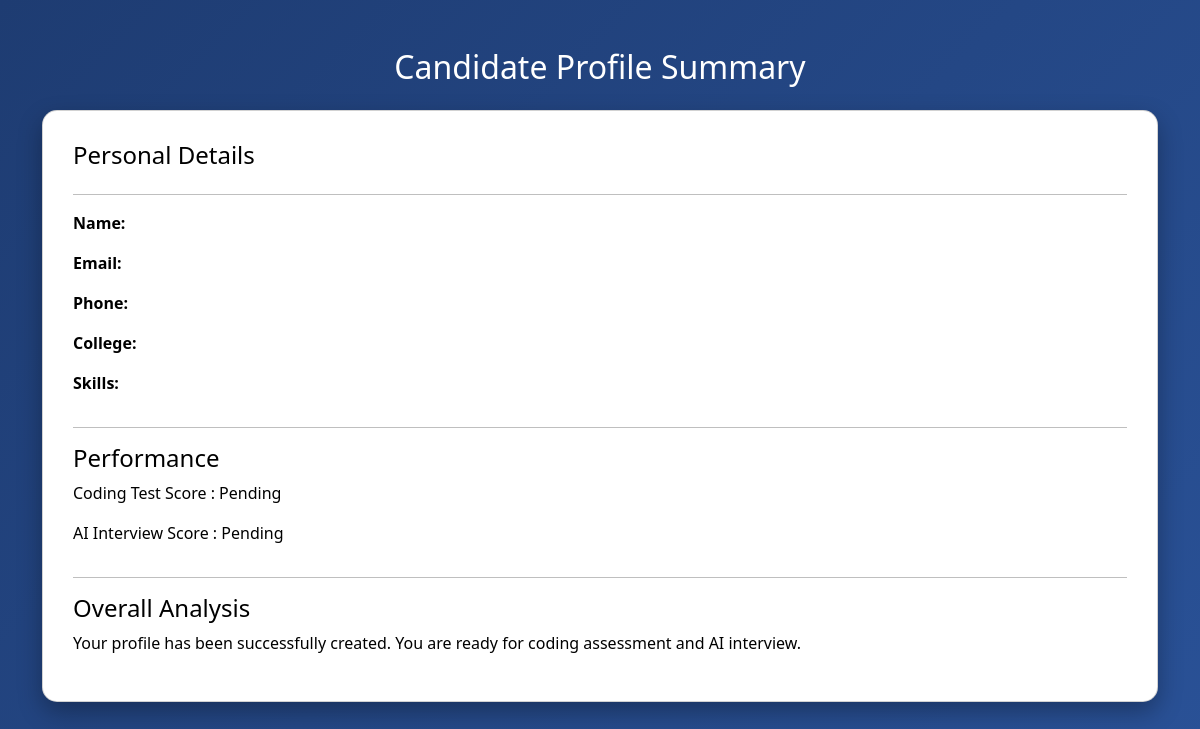
The page /profile_summary?user_id=17 on the database as committed earlier.
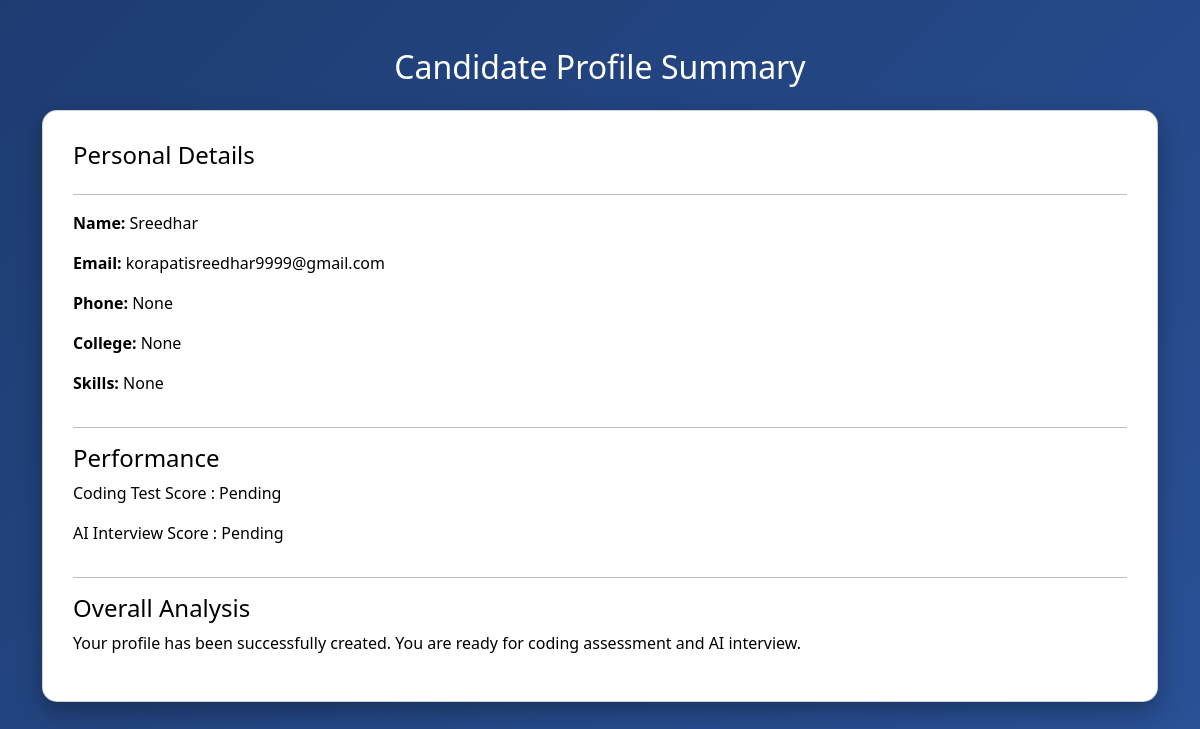
The same page on the database as committed later.
### tables this page shows
CREATE TABLE users(
        id INTEGER PRIMARY KEY AUTOINCREMENT,
        name TEXT,
        email TEXT UNIQUE,
        password BLOB,
        role TEXT
    );

### app.py (the view)
@app.route("/profile_summary")
def profile_summary():
    user_id = request.args.get("user_id")
    conn = sqlite3.connect("database.db")
    cur = conn.cursor()
    cur.execute("""
    SELECT users.name,
           users.email,
           profiles.phone,
           profiles.college,
           profiles.skills
    FROM users
    LEFT JOIN profiles
    ON users.id = profiles.user_id
    WHERE users.id = ?
    """,(user_id,))
    user = cur.fetchone()
    conn.close()
    return render_template("profile_summary.html", user=user)

### templates/profile_summary.html (shortened to what this page needs)
<!DOCTYPE html>
<html>
<head>
<link href="https://cdn.jsdelivr.net/npm/bootstrap@5.3.2/dist/css/bootstrap.min.css" rel="stylesheet">
</head>
<body>
<div class="container mt-5">
<h2 class="text-center mb-4">Candidate Profile Summary</h2>
<div class="card">
<h4>Personal Details</h4>
<hr>
<p><b>Name:</b> {{ user[0] }}</p>
<p><b>Email:</b> {{ user[1] }}</p>
<p><b>Phone:</b> {{ user[2] }}</p>
<p><b>College:</b> {{ user[3] }}</p>
<p><b>Skills:</b> {{ user[4] }}</p>
<hr>
<h4>Performance</h4>
<p>Coding Test Score : Pending</p>
<p>AI Interview Score : Pending</p>
<hr>
<h4>Overall Analysis</h4>
<p>Your profile has been successfully created. You are ready for coding assessment and AI interview.</p>
</div>
</div>
</body>
</html>

Rows that differ between the two databases and show on the page:
added users: name "Sreedhar", email "korapatisreedhar9999@gmail.com"
Other text that changed with them:
{{ user[2] }}: (not shown) → "None"
{{ user[3] }}: (not shown) → "None"
{{ user[4] }}: (not shown) → "None"
